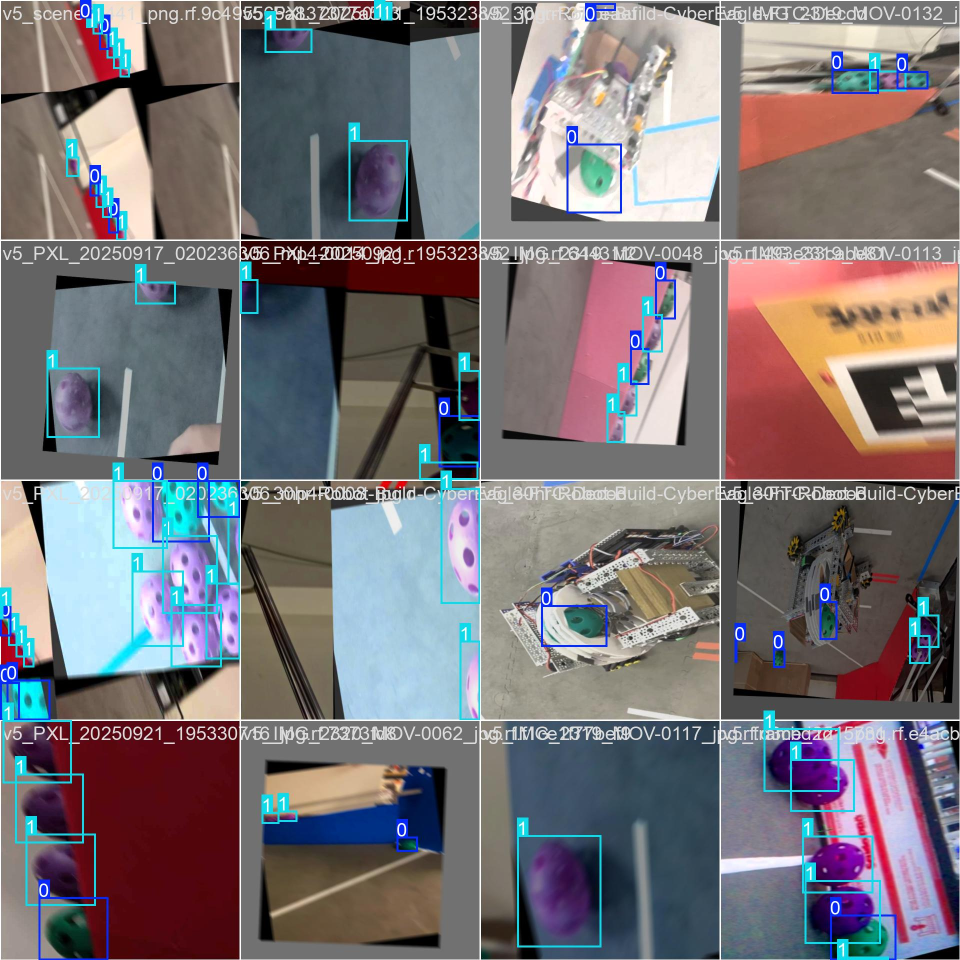
#> input picture training/runs/detect/ftc_motion_v2/train_batch0.jpg, 1920 x 1920 px, given in place of the camera (shown at 1/2 size)
$ python vision_debug.py
#> lines starting #> are read from the running program, lines starting #| are printed output that depends on the picture; after the words box and inside, x2 and y2 are one past the last pixel; in counts of white or black regions, pixels touching at a corner belong together
#> in main, frame is the input picture: shape (1920, 1920, 3); mean B, G, R 119.6, 115.2, 121
import cv2
import numpy as np

# ============= ROI - ADJUST THESE FIRST =============
USE_ROI = False  # Set True once you have good ROI values
ROI_X = 100
ROI_Y = 150
ROI_WIDTH = 500
ROI_HEIGHT = 200

# ============= COLOR RANGES =============
# Start VERY loose, then tighten
GREEN_LOWER = (35, 50, 50)
GREEN_UPPER = (85, 255, 255)

PURPLE_LOWER = (100, 50, 50)
PURPLE_UPPER = (170, 255, 255)

# Detection params
MIN_AREA = 300
MAX_AREA = 100000

# State
frozen_frame = None
is_frozen = False


def process_frame(frame):
    """Process a single frame and return all debug info"""
    if USE_ROI:
        roi = frame[ROI_Y:ROI_Y+ROI_HEIGHT, ROI_X:ROI_X+ROI_WIDTH]
        offset = (ROI_X, ROI_Y)
    else:
        roi = frame
        offset = (0, 0)

    hsv = cv2.cvtColor(roi, cv2.COLOR_BGR2HSV)
#> hsv: shape (1920, 1920, 3); mean H, S, V 60.1, 77.6, 139.2

    # Create masks
    green_mask = cv2.inRange(hsv, np.array(GREEN_LOWER), np.array(GREEN_UPPER))
#> green_mask: shape (1920, 1920); 0.61% white; 602 white regions (552 under 20 px), largest, box (x1, y1, x2, y2) and area: (1160, 300, 1228, 392) 4234, (1129, 1215, 1207, 1276) 2890, (93, 1817, 174, 1898) 2681
    purple_mask = cv2.inRange(hsv, np.array(PURPLE_LOWER), np.array(PURPLE_UPPER))
#> purple_mask: shape (1920, 1920); 20.4% white; 1463 white regions (1093 under 20 px), largest, box (x1, y1, x2, y2) and area: (1011, 1442, 1439, 1919) 141265, (483, 60, 822, 479) 87356, (664, 992, 917, 1439) 85030

    # Clean masks
    kernel = np.ones((7, 7), np.uint8)
    green_clean = cv2.morphologyEx(green_mask, cv2.MORPH_OPEN, kernel)
#> green_clean: shape (1920, 1920); 0.44% white; 14 white regions, largest, box (x1, y1, x2, y2) and area: (1160, 301, 1226, 391) 4219, (93, 1818, 172, 1883) 2563, (1135, 1215, 1206, 1274) 2392
    green_clean = cv2.morphologyEx(green_clean, cv2.MORPH_CLOSE, kernel)
#> green_clean: shape (1920, 1920); 0.46% white; 13 white regions, largest, box (x1, y1, x2, y2) and area: (1160, 301, 1226, 391) 4223, (1697, 1857, 1773, 1912) 2802, (93, 1818, 172, 1883) 2618
    purple_clean = cv2.morphologyEx(purple_mask, cv2.MORPH_OPEN, kernel)
#> purple_clean: shape (1920, 1920); 18.4% white; 300 white regions, largest, box (x1, y1, x2, y2) and area: (1014, 1442, 1439, 1919) 138403, (483, 64, 821, 479) 84581, (664, 997, 915, 1439) 83928
    purple_clean = cv2.morphologyEx(purple_clean, cv2.MORPH_CLOSE, kernel)
#> purple_clean: shape (1920, 1920); 18.9% white; 136 white regions

    output = frame.copy()

    # Draw ROI if using it
    if USE_ROI:
        cv2.rectangle(output, (ROI_X, ROI_Y), (ROI_X+ROI_WIDTH, ROI_Y+ROI_HEIGHT), (255, 255, 0), 2)

    balls = []

    # Find green balls
    contours, _ = cv2.findContours(green_clean, cv2.RETR_EXTERNAL, cv2.CHAIN_APPROX_SIMPLE)
#> contours = 13 contours; largest, box (x1, y1, x2, y2) and area: (1160, 301, 1226, 391) 4112, (93, 1818, 172, 1883) 2840, (1697, 1857, 1773, 1912) 2664, (1135, 1215, 1206, 1274) 2485, (1671, 143, 1728, 181) 1746
    for cnt in contours:
        area = cv2.contourArea(cnt)
        if MIN_AREA < area < MAX_AREA:
            x, y, w, h = cv2.boundingRect(cnt)
            cx = x + w//2 + offset[0]
            cy = y + h//2 + offset[1]
            balls.append(('G', cx, cy, x+offset[0], y+offset[1], w, h, area))
            cv2.rectangle(output, (x+offset[0], y+offset[1]), (x+offset[0]+w, y+offset[1]+h), (0, 255, 0), 3)
            cv2.putText(output, f"G:{area}", (x+offset[0], y+offset[1]-5), cv2.FONT_HERSHEY_SIMPLEX, 0.5, (0, 255, 0), 2)
#> this loop made 13 passes
#> (area, x, y, w, h, cx, cy) on passes 2, 3, 6, 7, 9, 10, 11, 13: (2663.5, 1697, 1857, 76, 55, 1735, 1884), (2839.5, 93, 1818, 79, 65, 132, 1850), (952.5, 1645, 1223, 24, 52, 1657, 1249), (2485, 1135, 1215, 71, 59, 1170, 1244), (469, 1273, 720, 20, 41, 1283, 740), (487.5, 1325, 589, 22, 37, 1336, 607), (4112.5, 1160, 301, 66, 90, 1193, 346), (1746, 1671, 143, 57, 38, 1699, 162)
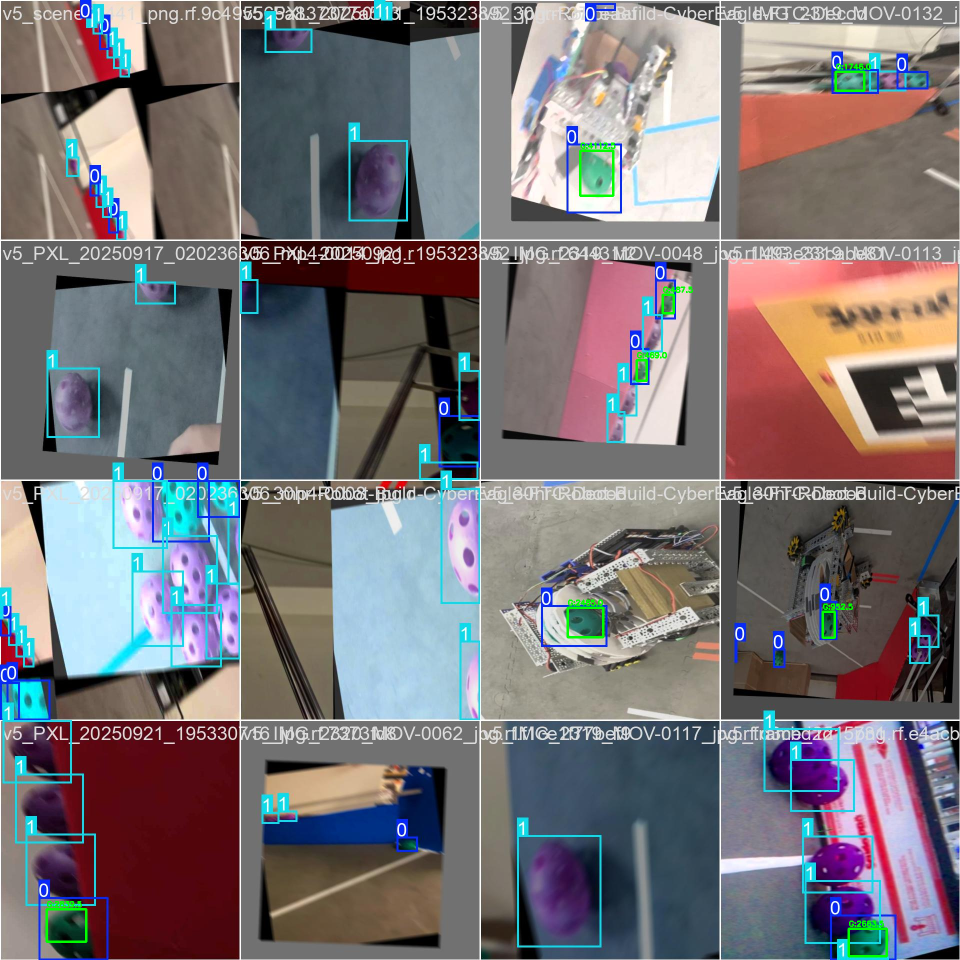
#> output: shape (1920, 1920, 3) (shown at 1/2 size); 0.33% of pixels changed, all inside (x1, y1, x2, y2) = (91, 127, 1776, 1915)
#> after the loop, balls = 8 items

    # Find purple balls
    contours, _ = cv2.findContours(purple_clean, cv2.RETR_EXTERNAL, cv2.CHAIN_APPROX_SIMPLE)
#> contours = 135 contours; largest, box (x1, y1, x2, y2) and area: (1014, 1442, 1920, 1920) 272055, (483, 61, 821, 479) 95674, (664, 997, 915, 1439) 87002, (482, 565, 675, 959) 65604, (278, 1028, 478, 1328) 35168
    for cnt in contours:
        area = cv2.contourArea(cnt)
        if MIN_AREA < area < MAX_AREA:
            x, y, w, h = cv2.boundingRect(cnt)
            cx = x + w//2 + offset[0]
            cy = y + h//2 + offset[1]
            balls.append(('P', cx, cy, x+offset[0], y+offset[1], w, h, area))
            cv2.rectangle(output, (x+offset[0], y+offset[1]), (x+offset[0]+w, y+offset[1]+h), (255, 0, 255), 3)
            cv2.putText(output, f"P:{area}", (x+offset[0], y+offset[1]-5), cv2.FONT_HERSHEY_SIMPLEX, 0.5, (255, 0, 255), 2)
#> this loop made 135 passes
#> (area, x, y, w, h, cx, cy) on passes 2, 4, 9, 12, 16, 18, 20, 21: (321, 1616, 1847, 20, 30, 1626, 1862), (1322.5, 77, 1793, 142, 127, 148, 1856), (4796, 69, 1688, 86, 115, 112, 1745), (431, 1893, 1643, 27, 21, 1906, 1653), (3448.5, 47, 1568, 81, 57, 87, 1596), (1689.5, 1876, 1551, 44, 73, 1898, 1587), (881.5, 1754, 1531, 27, 78, 1767, 1570), (29197.5, 524, 1531, 365, 176, 706, 1619)
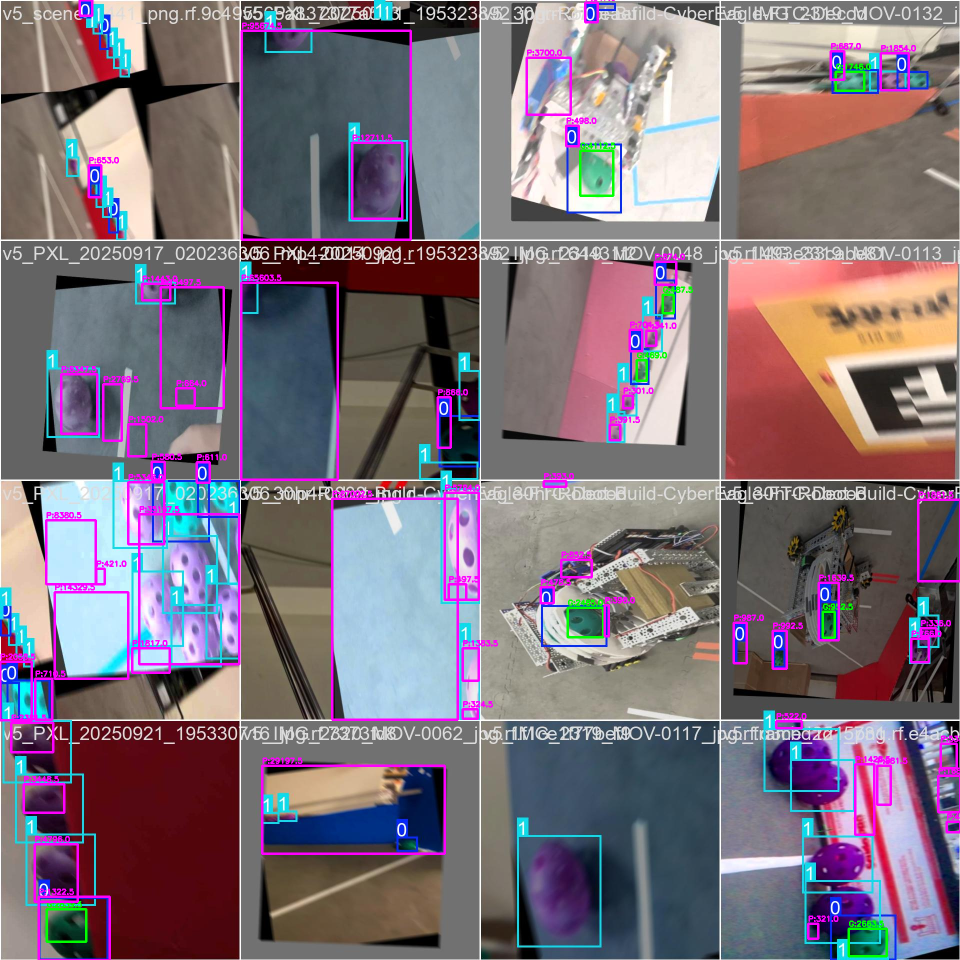
#> output: shape (1920, 1920, 3) (shown at 1/2 size); 3.24% of pixels changed, all inside (x1, y1, x2, y2) = (0, 0, 1920, 1920)
#> after the loop, balls = 67 items

    # Sort left to right
    balls.sort(key=lambda b: b[1])
    order = ''.join([b[0] for b in balls])

    cv2.putText(output, f"Found: {len(balls)} | Order: {order}", (10, 30), cv2.FONT_HERSHEY_SIMPLEX, 1, (255, 255, 255), 2)
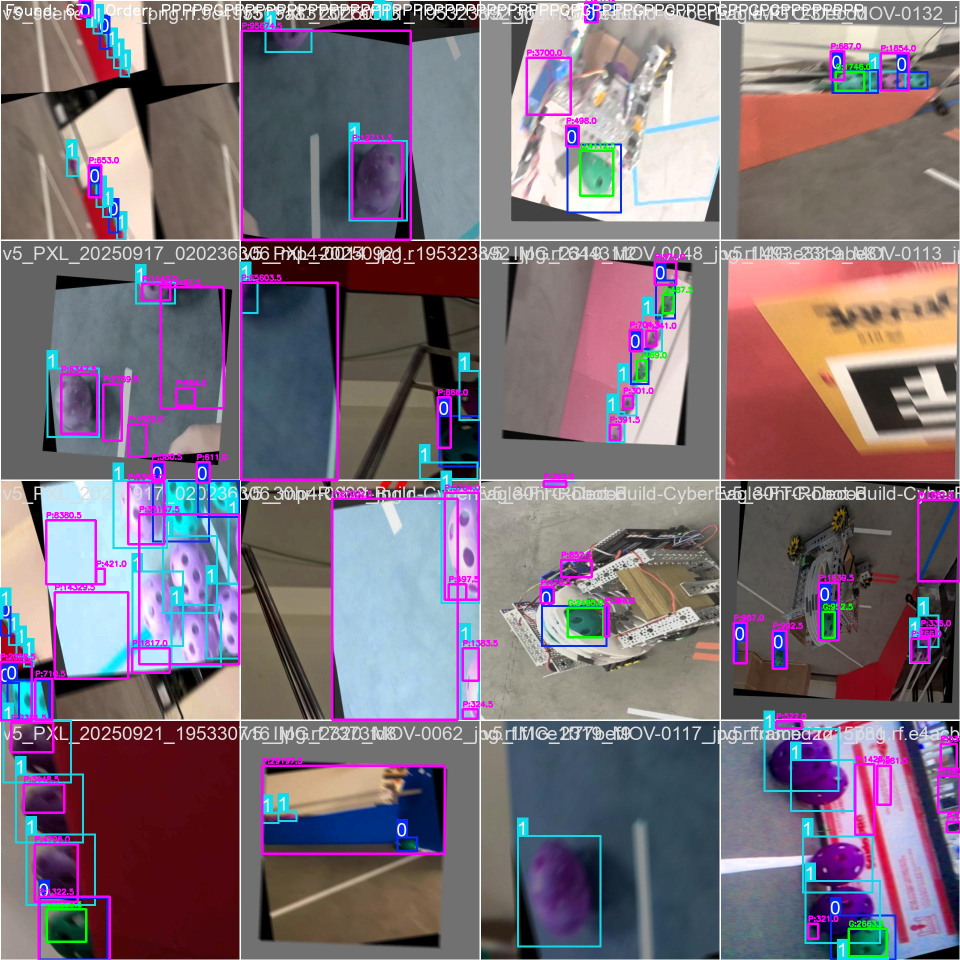
#> output: shape (1920, 1920, 3) (shown at 1/2 size); 0.35% of pixels changed, all inside (x1, y1, x2, y2) = (13, 4, 1727, 39)

    return output, green_mask, green_clean, purple_mask, purple_clean, balls, order


# [7 lines left out: function mouse_hsv, not called in this run]


def main():
    global frozen_frame, is_frozen

    cap = cv2.VideoCapture(0)
    cv2.namedWindow("Main")

    print("="*60)
    print("BALL DETECTION DEBUG MODE")
    print("="*60)
    print("CONTROLS:")
    print("  SPACE - Freeze/unfreeze frame (analyze static image)")
    print("  CLICK - Show HSV value at that pixel")
    print("  S     - Save current frame to 'captured.png'")
    print("  Q     - Quit")
    print()
    print("WORKFLOW:")
    print("  1. Press SPACE to freeze when balls are visible")
    print("  2. Look at the masks - are the balls showing as white?")
    print("  3. Click on balls to get their HSV values")
    print("  4. Adjust GREEN_LOWER/UPPER and PURPLE_LOWER/UPPER")
    print("  5. Adjust MIN_AREA if balls are too small/big")
    print("="*60)

    while True:
        if not is_frozen:
            ret, frame = cap.read()
            if not ret:
                break
            current_frame = frame
        else:
            current_frame = frozen_frame

        output, green_raw, green_clean, purple_raw, purple_clean, balls, order = process_frame(current_frame)
#> balls = 67 items

        if is_frozen:
            cv2.putText(output, "*** FROZEN - Press SPACE to unfreeze ***", (10, 60),
                       cv2.FONT_HERSHEY_SIMPLEX, 0.7, (0, 0, 255), 2)

        cv2.setMouseCallback("Main", mouse_hsv, current_frame)

        # Stack masks for display
        green_display = cv2.cvtColor(green_clean, cv2.COLOR_GRAY2BGR)
        purple_display = cv2.cvtColor(purple_clean, cv2.COLOR_GRAY2BGR)
#> purple_display: shape (1920, 1920, 3); 18.9% white; 136 white regions, largest, box (x1, y1, x2, y2) and area: (1014, 1442, 1920, 1920) 261952, (483, 61, 821, 479) 89243, (664, 997, 915, 1439) 85263

        # Add labels to masks
        cv2.putText(green_display, "GREEN MASK (cleaned)", (10, 25), cv2.FONT_HERSHEY_SIMPLEX, 0.6, (0, 255, 0), 2)
#> green_display: shape (1920, 1920, 3); mean B, G, R 1.2, 1.3, 1.2
        cv2.putText(purple_display, "PURPLE MASK (cleaned)", (10, 25), cv2.FONT_HERSHEY_SIMPLEX, 0.6, (255, 0, 255), 2)
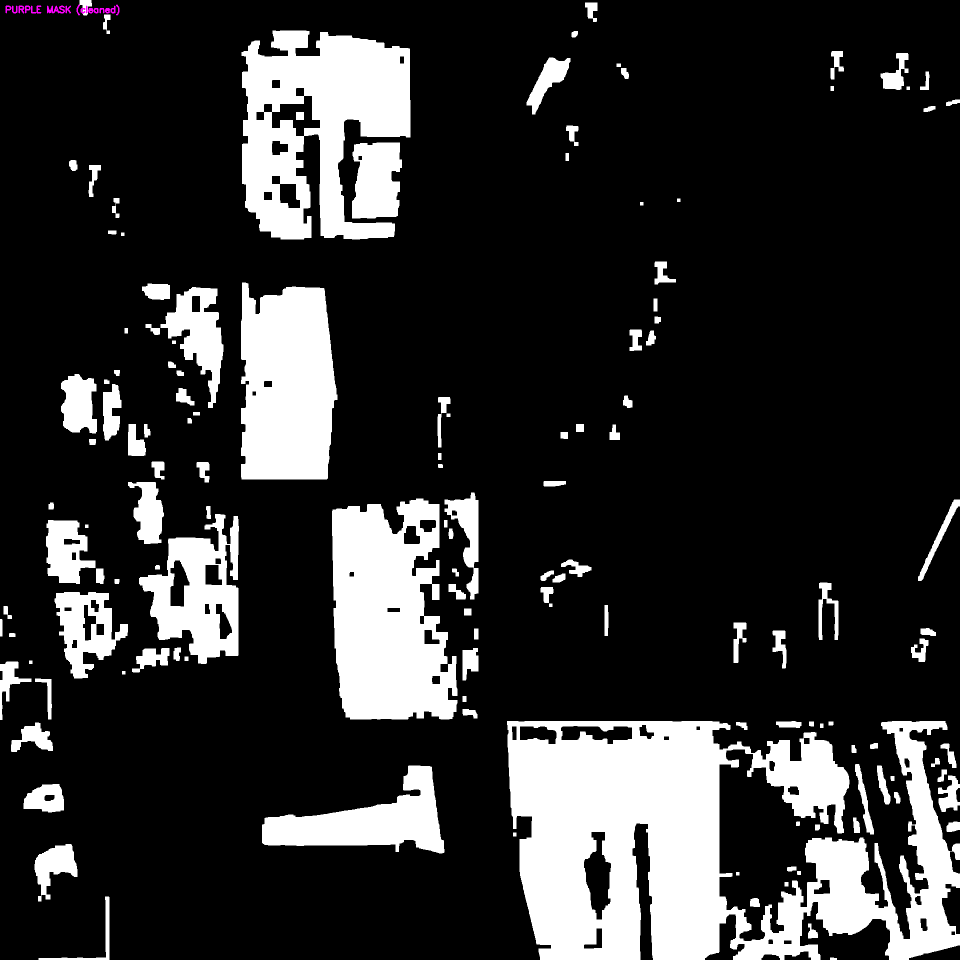
#> purple_display: shape (1920, 1920, 3) (shown at 1/2 size); mean B, G, R 48.4, 48.3, 48.4

        cv2.imshow("Main", output)
        cv2.imshow("Green Mask", green_display)
        cv2.imshow("Purple Mask", purple_display)

        # Also show raw masks to compare
        cv2.imshow("Green RAW", green_raw)
        cv2.imshow("Purple RAW", purple_raw)

        key = cv2.waitKey(1) & 0xFF
#> (key q is pressed here)

        if key == ord('q'):
            break
        elif key == ord(' '):
            if is_frozen:
                is_frozen = False
                print(">>> UNFROZEN - live feed")
            else:
                is_frozen = True
                frozen_frame = current_frame.copy()
                print(f">>> FROZEN - Detected: {order} ({len(balls)} balls)")
                for b in balls:
                    print(f"    {b[0]} at x={b[1]}, area={b[7]}")
        elif key == ord('s'):
            cv2.imwrite("captured.png", current_frame)
            cv2.imwrite("captured_green_mask.png", green_clean)
            cv2.imwrite("captured_purple_mask.png", purple_clean)
            print(">>> Saved: captured.png, captured_green_mask.png, captured_purple_mask.png")

    cap.release()
    cv2.destroyAllWindows()


if __name__ == "__main__":
    main()
